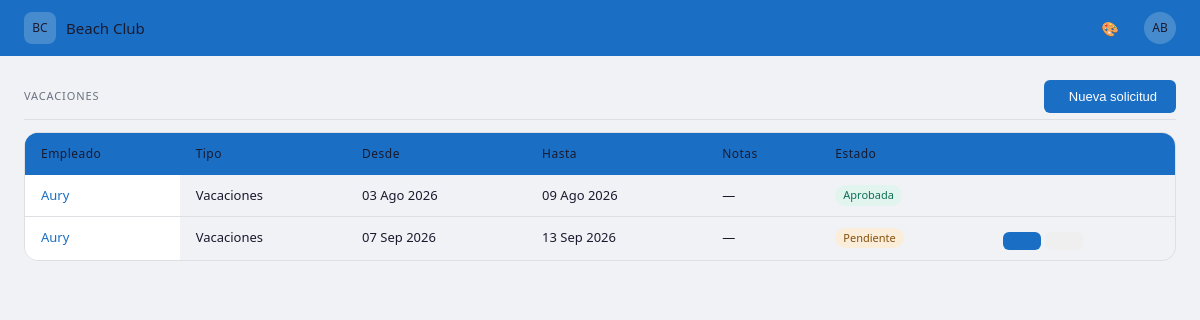
Screenshot of /personal/vacaciones/ with the database file from the repository.
### personal/models.py (models this page shows, shortened)
class SolicitudAusencia(models.Model):
    TIPO_CHOICES = [
        ('vacaciones', 'Vacaciones'),
        ('libre', 'Día libre'),
        ('inamovible', 'Libre inamovible'),
        ('libre_vacaciones', 'Libre vacaciones'),
        ('finde_largo', 'Finde largo'),
    ]
    ESTADO_CHOICES = [
        ('pendiente', 'Pendiente'),
        ('aprobada', 'Aprobada'),
        ('rechazada', 'Rechazada'),
    ]
    empleado = models.ForeignKey(Empleado, on_delete=models.CASCADE, related_name='solicitudes')
    tipo = models.CharField(max_length=20, choices=TIPO_CHOICES, default='vacaciones')
    fecha_inicio = models.DateField()
    fecha_fin = models.DateField()
    notas = models.TextField(blank=True)
    estado = models.CharField(max_length=20, choices=ESTADO_CHOICES, default='pendiente')
    fecha_solicitud = models.DateTimeField(auto_now_add=True)
    class Meta:
        verbose_name = 'Solicitud de ausencia'
        verbose_name_plural = 'Solicitudes de ausencia'
        ordering = ['-fecha_solicitud']

class Empleado(models.Model):
    CONTRATO_CHOICES = [
        ('indefinido', 'Indefinido'),
        ('temporal', 'Temporal'),
        ('fijo_discontinuo', 'Fijo discontinuo'),
        ('obra_servicio', 'Obra y servicio'),
        ('practicas', 'Prácticas'),
    ]
    ROL_CHOICES = [
        ('maitre', 'Maître'),
        ('segundo_maitre', 'Segundo Maître'),
        ('jefe_sector', 'Jefe de sector'),
        ('camarero', 'Camarero'),
        ('ayudante_camarero', 'Ayudante de camarero'),
    ]
    nombre = models.CharField(max_length=100)
    apellidos = models.CharField(max_length=100, blank=True)
    rol = models.CharField(max_length=20, choices=ROL_CHOICES)
    telefono = models.CharField(max_length=20, blank=True)
    email = models.EmailField(blank=True)
    fecha_nacimiento = models.DateField(null=True, blank=True)
    activo = models.BooleanField(default=True)
    posicion = models.PositiveIntegerField(default=0)
    tipo_contrato = models.CharField(max_length=20, choices=CONTRATO_CHOICES, blank=True)
    fecha_vencimiento = models.DateField(null=True, blank=True)
    class Meta:
        verbose_name = 'Empleado'
        verbose_name_plural = 'Empleados'
        ordering = ['posicion', 'nombre']

### personal/views.py (the view)
# urls.py: path('vacaciones/', views.lista_vacaciones, name='lista_vacaciones'),
def lista_vacaciones(request):
    hoy = timezone.now().date()
    solicitudes = SolicitudAusencia.objects.filter(
        tipo='vacaciones',
        fecha_fin__gte=hoy,
    ).exclude(estado='rechazada').select_related('empleado').order_by('fecha_inicio')
    empleados = Empleado.objects.filter(activo=True).order_by('posicion', 'nombre')
    tipos = [('vacaciones', 'Vacaciones')]
    context = {'solicitudes': solicitudes, 'titulo': 'Vacaciones', 'empleados': empleados, 'tipos': tipos}
    return render(request, 'personal/lista_ausencias.html', context)

### personal/templates/personal/lista_ausencias.html (shortened to what this page needs)
{% extends 'core/base.html' %}
{% block content %}
<div class="bc-section">
  <div class="bc-section-header">
    <span class="bc-section-header-title">{{ titulo }}</span>
    <button id="btn-nueva-solicitud" class="bc-btn bc-btn-primary">
       Nueva solicitud
    </button>
  </div>
  <div class="bc-table-wrapper">
    <table class="bc-table">
      <thead>
        <tr>
          <th>Empleado</th>
          <th>Tipo</th>
          <th>Desde</th>
          <th>Hasta</th>
          <th>Notas</th>
          <th>Estado</th>
          <th></th>
        </tr>
      </thead>
      <tbody>
        {% for sol in solicitudes %}
        <tr>
          <td><a href="{% url 'detalle_empleado' sol.empleado.pk %}" class="bc-link-plain">{{ sol.empleado.nombre }}</a></td>
          <td>{{ sol.get_tipo_display }}</td>
          <td>{{ sol.fecha_inicio|date:"d M Y" }}</td>
          <td>{{ sol.fecha_fin|date:"d M Y" }}</td>
          <td>{{ sol.notas|default:"—" }}</td>
          <td>
            {% if sol.estado == 'pendiente' %}
              <span class="bc-badge bc-badge-amber">Pendiente</span>
            {% elif sol.estado == 'aprobada' %}
              <span class="bc-badge bc-badge-green">Aprobada</span>
            {% else %}
              <span class="bc-badge bc-badge-red">Rechazada</span>
            {% endif %}
          </td>
          <td>
            {% if sol.estado == 'pendiente' %}
            <div class="bc-btn-group">
              <form method="post" action="{% url 'aprobar_solicitud' sol.pk %}">
                <button type="submit" class="bc-btn bc-btn-sm bc-btn-primary" title="Aprobar">
                </button>
              </form>
              <form method="post" action="{% url 'rechazar_solicitud' sol.pk %}">
                <button type="submit" class="bc-btn bc-btn-sm" title="Rechazar">
                </button>
              </form>
            </div>
            {% endif %}
          </td>
        </tr>
        {% empty %}
        <tr><td colspan="7" class="bc-text-muted">No hay solicitudes próximas</td></tr>
        {% endfor %}
      </tbody>
    </table>
  </div>
</div>
{% endblock %}

### core/static/css/main.css (style rules this page uses)
:root { --color-primary: #1a6fc4; --color-primary-dk: #1557a0; --color-accent: #e8a020; --color-success: #1d9e75; --color-danger: #c0392b; --color-warning: #e8a020; --color-bg: #f0f2f5; --color-surface: #ffffff; --color-border: rgba(0, 0, 0, 0.08); --color-text: #1a1a2e; --color-muted: #6b7280; --radius-sm: 6px; --radius-md: 10px; --radius-lg: 14px; --navbar-h: 56px; }
*, *::before, *::after { box-sizing: border-box; margin: 0; padding: 0; }
body { font-family: system-ui, -apple-system, sans-serif; font-size: 14px; background: var(--color-bg); color: var(--color-text); line-height: 1.5; }
.bc-section { margin-bottom: 28px; }
.bc-table-wrapper { border: 0.5px solid var(--color-border); border-radius: var(--radius-lg); overflow: hidden; overflow-x: auto; -webkit-overflow-scrolling: touch; }
.bc-table { width: 100%; border-collapse: collapse; font-size: 13px; min-width: 500px; white-space: nowrap; }
.bc-table thead { background: var(--color-primary); }
.bc-table thead th { text-align: left; font-size: 12px; font-weight: 500; color: var(--color-primary-text); padding: 12px 16px; white-space: nowrap; letter-spacing: 0.04em; }
.bc-table tbody tr { border-bottom: 0.5px solid var(--color-border); transition: background 0.1s; }
.bc-table tbody tr:last-child { border-bottom: none; }
.bc-table tbody td { padding: 10px 16px; color: var(--color-text); white-space: nowrap; vertical-align: middle; }
.bc-table tbody td:first-child { position: sticky; left: 0; background: var(--color-surface); z-index: 1; }
.bc-table thead th:first-child { position: sticky; left: 0; background: var(--color-primary); z-index: 2; }
.bc-badge { display: inline-block; font-size: 11px; font-weight: 500; padding: 2px 8px; border-radius: 20px; }
.bc-badge-green { background: #e1f5ee; color: #0f6e56; }
.bc-badge-amber { background: #faeeda; color: #854f0b; }
a.bc-link-plain, a.bc-link-plain:visited { color: var(--color-primary) !important; text-decoration: none !important; }
.bc-btn { font-size: 13px; font-weight: 500; padding: 8px 18px; border-radius: var(--radius-sm); border: 0.5px solid transparent; cursor: pointer; transition: opacity 0.15s; text-decoration: none; display: inline-flex; align-items: center; gap: 6px; }
.bc-btn-primary { background: var(--color-primary); color: #fff; }
.bc-section-header { display: flex; align-items: center; justify-content: space-between; margin-bottom: 12px; padding-bottom: 6px; border-bottom: 0.5px solid var(--color-border); }
.bc-section-header-title { font-size: 11px; font-weight: 500; letter-spacing: 0.08em; color: var(--color-muted); text-transform: uppercase; }
form { margin: 0; }
.bc-btn-group { display: flex; gap: 4px; }

### rows the page displays
SolicitudAusencia: empleado.nombre "Aury", tipo "Vacaciones", fecha_inicio "03 Ago 2026", fecha_fin "09 Ago 2026", notas "—", estado "Aprobada"
SolicitudAusencia: empleado.nombre "Aury", tipo "Vacaciones", fecha_inicio "07 Sep 2026", fecha_fin "13 Sep 2026", notas "—", estado "Pendiente"

### other values shown
{{ titulo }} "VACACIONES"
